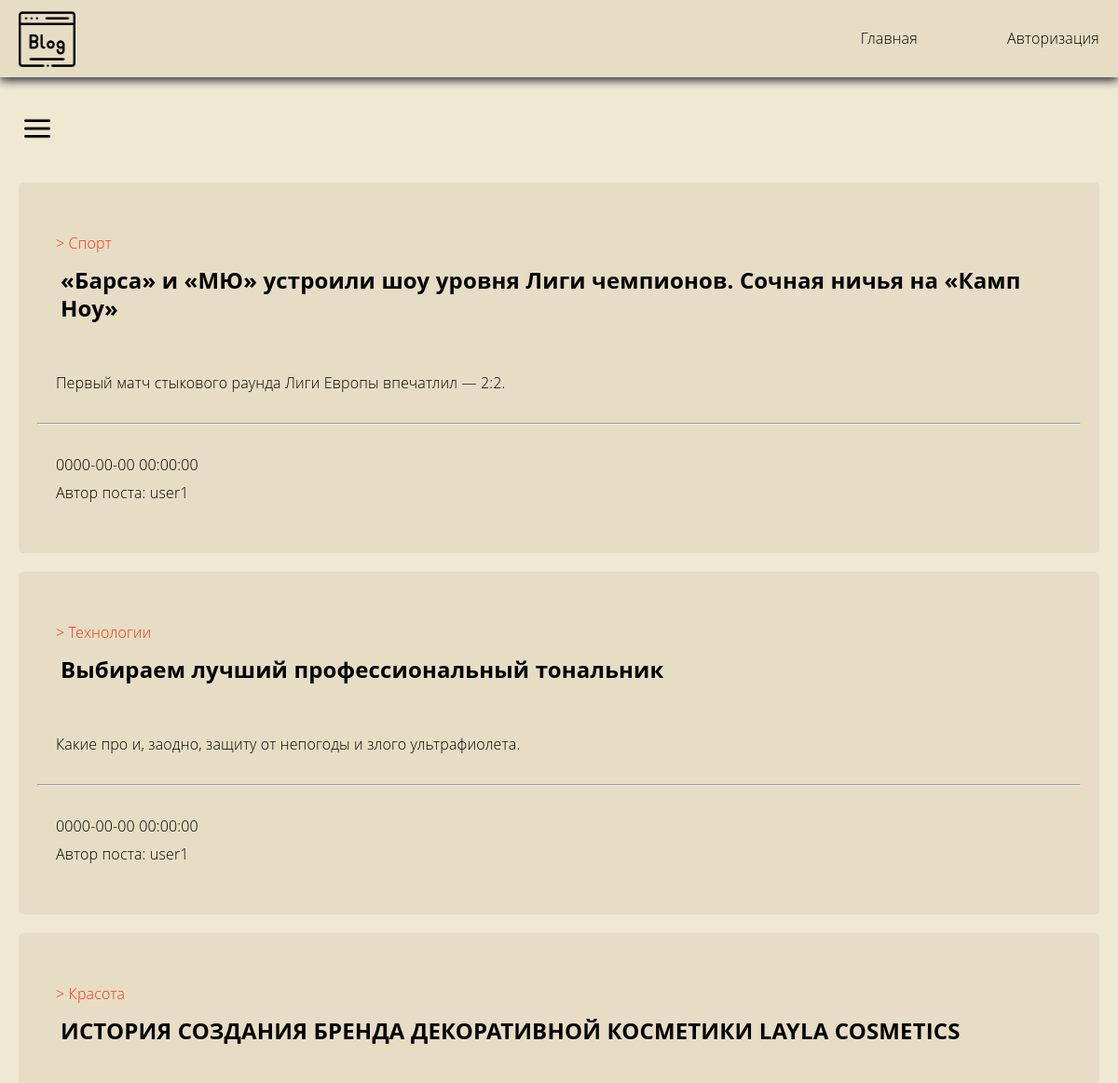
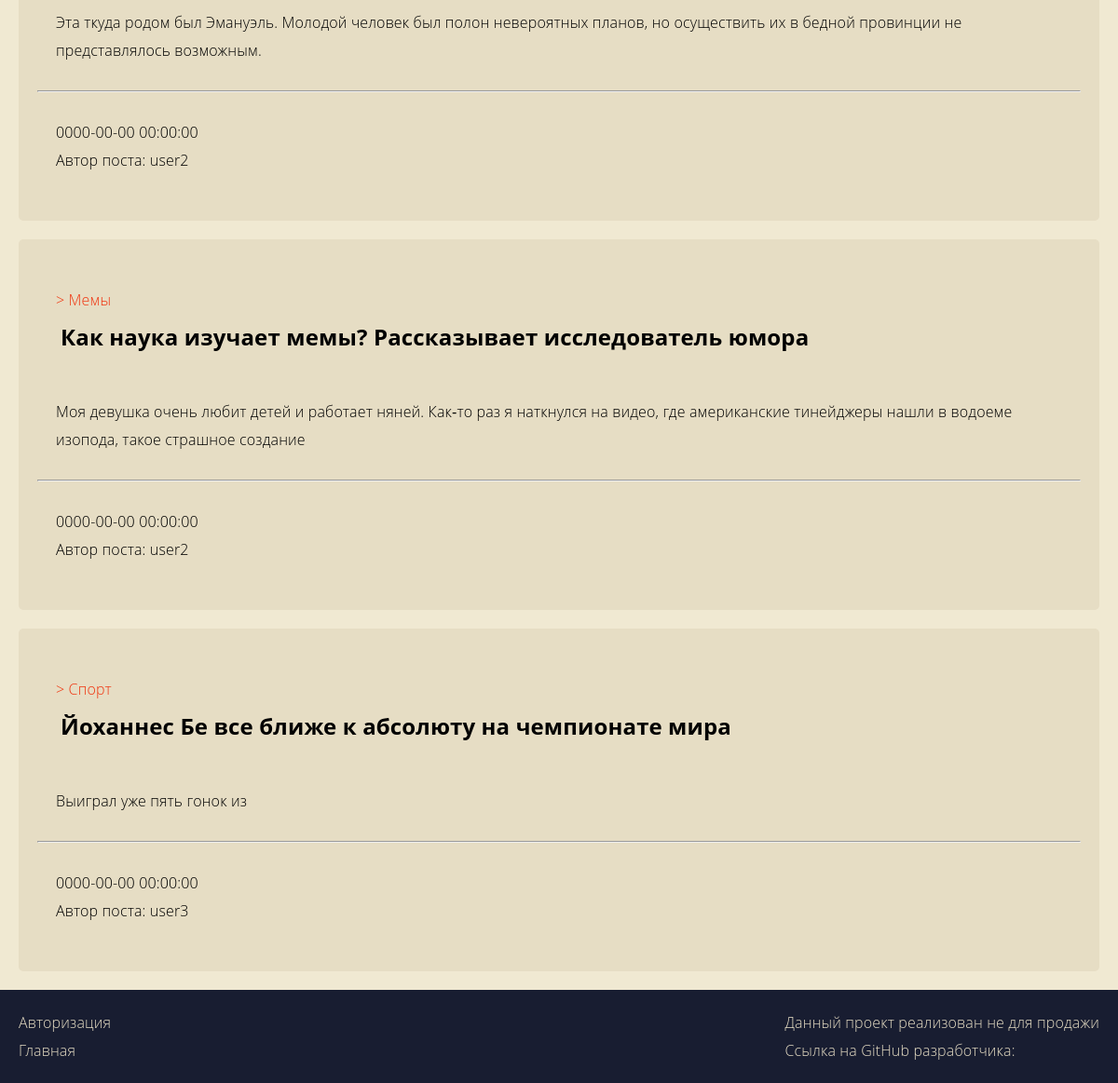
The page / on the database its author committed (2 pictures, top to bottom).
### tables this page shows
CREATE TABLE posts 
(
    post_id INT PRIMARY KEY AUTO_INCREMENT NOT NULL, 
    post_name VARCHAR(255) NOT NULL, 
    post_description TEXT, 
    post_create_date DATETIME NOT NULL,
    post_category_id INT NOT NULL,
    post_user_id INT NOT NULL
);

CREATE TABLE categories_posts 
(
    category_id INT PRIMARY KEY AUTO_INCREMENT, 
    category_name VARCHAR(100), 
    category_description VARCHAR(255)
);

CREATE TABLE users 
(
    user_id INT PRIMARY KEY AUTO_INCREMENT, 
    login VARCHAR(20), 
    password VARCHAR(20)
);

### public/index.php (called while the page is built, shortened)
<?php
require_once("../src/generatorContent.php");
require_once("./general_html.php");

### src/generatorContent.php (called while the page is built, shortened)
<?php
require_once('conection.php');
$sqlPosts = "SELECT p.post_name, p.post_description , p.post_create_date, c.category_name, u.login
FROM posts AS p
INNER JOIN users AS u
ON u.user_id = p.post_user_id
INNER JOIN categories_posts AS c
ON c.category_id = p.post_category_id";
$posts = mysqli_query($conn, $sqlPosts);

### public/general_html.php (the view, shortened to what this page needs)
<!DOCTYPE html>
<html lang="en" class="page">
<head>
    <link rel="stylesheet" type="text/css" href="/src/style/styles.css">
</head>
<body class="grid-main-content">
    <header class="content-header">
        <div class="conteiner conteiner-header">
            <div>
                <img class="img-logo" src="/src/img/blogging.png" alt="Логотип">
            </div>
            <nav class="nav navigation-header">
                <ul class="navigation-core">
                    <li><a id="authorization" class="a-header" href="/views/authorization.php">Авторизация</a></li>
                    <li><a id="main" class="a-header" href="/index.php">Главная</a></li>
                </ul>
            </nav>
        </div>
    </header>
    <main class="main-content">
        <section class="conteiner header-main-conteiner">
            <div class="header-main">
                <button class="btn-burger" onclick="categoryPost()"><img src="/src/img/burger.png"></button>
            </div>
        </section>
        <section class="conteiner">
            <?php foreach ($posts as $post) :?>
            <action>
                <div class="post-content">
                    <div class="post-header">
                        <a class="post-a" href="">> <?= $post["category_name"] ?></a>
                        <h2>
                            <a href="">
                                <?= $post["post_name"] ?>
                            </a>
                        </h2>
                    </div>
                    <div class="post-main-content">
                        <p>
                            <?= $post["post_description"] ?>
                        </p>
                    </div>
                    <hr>
                    <div class="post-footer">
                        <p>
                            <?= $post["post_create_date"] ?>
                        </p>
                        <p>Автор поста:
                            <a href="">
                                <?= $post["login"] ?>
                            </a>
                        </p>
                    </div>
                </div>
            </action>
            <?php endforeach; ?>
        </section>
    </main>
    <footer class="content-footer">
        <div class="conteiner container-footer">
            <nav>
                <ul class="navigation-core-header">
                    <li><a class="a-footer" href="/views/authorization.php">Авторизация</a></li>
                    <li><a class="a-footer" href="/index.php">Главная</a></li>
                </ul>
            </nav>
            <div>
                <p>Данный проект реализован не для продажи</p>
                <p>Ссылка на GitHub разработчика: </p>
            </div>
        </div>
    </footer>
</body>
</html>

### public/src/style/styles.css (style rules this page uses)
:root { --primary-rest: #678983; --primary-dark: #181D31 ; --primary-light: #E6DDC4; --primary-focus: #F0340F; --basic-black: #000000; --basic-dark: #181D31; --basic-white: #F0E9D2 ; --basic-white-white: white; }
.page { height: 100%; }
body { height: 100%; margin: 0px; padding: 0px; font-family: 'Open Sans', sans-serif; font-size: 16px; line-height: 30px; letter-spacing: 0.15px; font-weight: 300; background-color: var(--basic-white); }
.grid-main-content { display: grid; grid-template-rows: min-content 1fr min-content; align-content: start; }
h1, h2, h3 { margin: 10px 5px; }
p { margin: 0px; }
a { text-decoration: none; color: var(--basic-black); }
img { max-width: 100%; height: auto; }
li { list-style: none; }
.conteiner { max-width: 1160px; height: auto; margin: 0px; padding: 0px 20px; margin-left: auto; margin-right: auto; }
.main-content { height: auto; }
.content-header { padding: 10px 0px 0px 0px; margin: 0px; background-color: var(--primary-light); box-shadow: 0px 3px 10px var(--basic-dark); }
.conteiner-header { display: flex; }
.navigation-core { display: flex; flex-direction: row-reverse; padding: 0px; }
.navigation-header { width: 100%; }
.img-logo { height: 4em; }
.a-header { margin: 0em 0em 0em 6em; }
.content-footer { color: var(--primary-light); margin-top: 10px 0px 0px 0px; padding: 20px 0px; height: auto; background-color: var(--basic-dark); }
.container-footer { display: flex; justify-content: space-between; }
.a-footer { color: var(--primary-light); }
.navigation-core-header { padding: 0px; margin: 0px; }
.header-main-conteiner { margin: 40px auto; }
.header-main { display: flex; justify-content: space-between; vertical-align: middle; }
.btn-burger { background-color: transparent; border: solid 0px; width: 3em; }
.post-content { width: auto; height: auto; background-color: var(--primary-light); border-radius: 5px; padding: 30px 20px; margin: 20px 0px; }
.post-a { color: var(--primary-focus); }
.post-header { padding: 20px; }
.post-main-content { padding: 20px; }
.post-footer { padding: 20px; display: flex; flex-direction: column; justify-content: space-between; }

### rows shown on the page
posts: post_category.category_name "Спорт", post_name "«Барса» и «МЮ» устроили шоу уровня Лиги чемпионов. Сочная ничья на «Камп Ноу»", post_description "Первый матч стыкового раунда Лиги Европы впечатлил — 2:2.", post_create_date "0000-00-00 00:00:00", post_user.login "user1"
posts: post_category.category_name "Технологии", post_name "Выбираем лучший профессиональный тональник", post_description "Какие про и, заодно, защиту от непогоды и злого ультрафиолета.", post_create_date "0000-00-00 00:00:00", post_user.login "user1"
posts: post_category.category_name "Красота", post_name "ИСТОРИЯ СОЗДАНИЯ БРЕНДА ДЕКОРАТИВНОЙ КОСМЕТИКИ LAYLA COSMETICS", post_description "Эта ткуда родом был Эмануэль. Молодой человек был полон невероятных планов, но осуществить их в бедной провинции не представлялось возможным.", post_create_date "0000-00-00 00:00:00", post_user.login "user2"
posts: post_category.category_name "Мемы", post_name "Как наука изучает мемы? Рассказывает исследователь юмора", post_description "Моя девушка очень любит детей и работает няней. Как‑то раз я наткнулся на видео, где американские тинейджеры нашли в водоеме изопода, такое страшное создание", post_create_date "0000-00-00 00:00:00", post_user.login "user2"
posts: post_category.category_name "Спорт", post_name "Йоханнес Бе все ближе к абсолюту на чемпионате мира", post_description "Выиграл уже пять гонок из", post_create_date "0000-00-00 00:00:00", post_user.login "user3"
